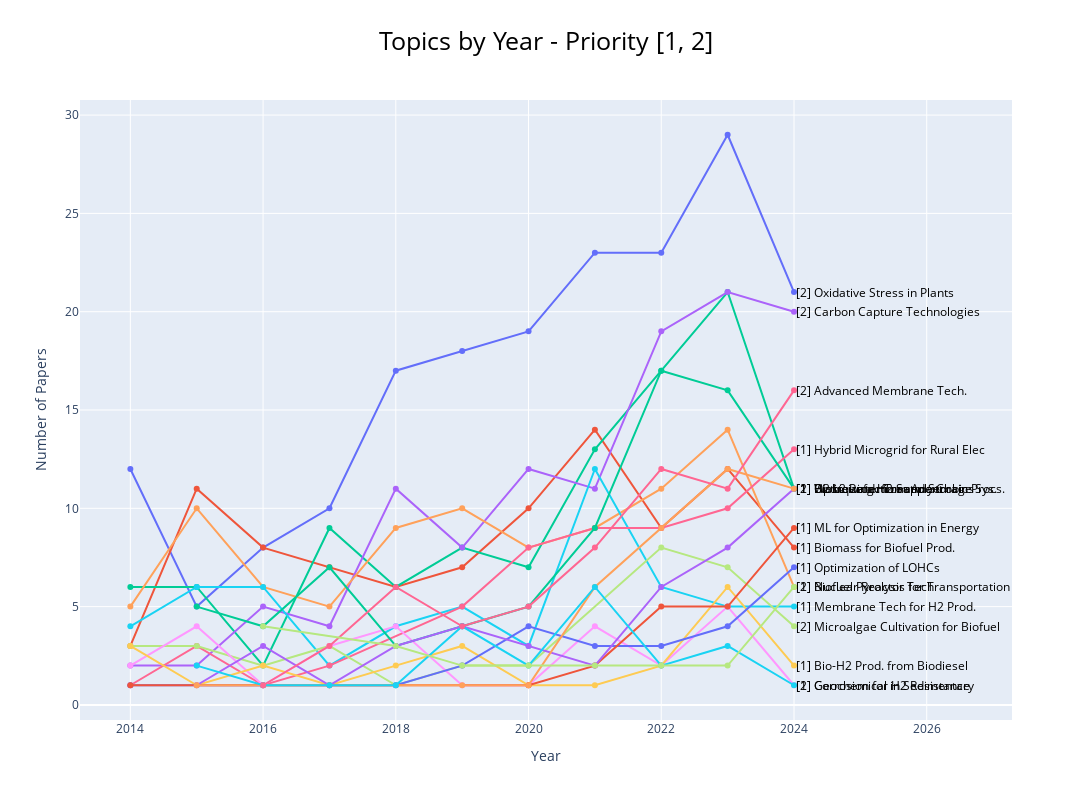

Here is the notebook cell this chart was saved with:
### Code cell
# Plot the topics by year
df_by_year = df_analyze.groupby(['year_x', 'topic']).size().reset_index(name='count')
df_by_year = df_by_year[df_by_year['topic'] != -1]
# Change name of columns
df_by_year.rename(columns={'year_x': 'year'}, inplace=True)

# Join GPT_topics with df_by_year
df_by_year = df_by_year.merge(GPT_topics[['Topic', 'topic_label', 'short_label', 'priority']], left_on='topic', right_on='Topic')
df_by_year = df_by_year[df_by_year['priority'] != '0']
df_by_year = df_by_year[df_by_year['year'] >= 2014]

# Create the line plot
fig = px.line(df_by_year, x='year', y='count', color='short_label', title='Topics by Year - Priority [1, 2]', markers=True)

# Get the last data points to place labels
for short_label in df_by_year['short_label'].unique():
    df_label = df_by_year[df_by_year['short_label'] == short_label]
    x_label = df_label['year'].max()  # Get the last year
    y_label = df_label[df_label['year'] == x_label]['count'].values[0]  # Get the corresponding count

    # Add annotation at the end of each line
    fig.add_annotation(
        x=x_label, y=y_label,
        text=short_label,
        showarrow=False,
        xanchor='left',
        font=dict(color='black', size=12)
    )

# Remove legend since we are adding labels directly on the plot
fig.update_layout(showlegend=False)
fig.update_xaxes(title_text='Year')

# Center the title and black
fig.update_layout(title_x=0.5, title_font=dict(size=25), title_font_color='black')
fig.update_yaxes(title_text='Number of Papers')
fig.update_layout(width=1200, height=800)

# Show the plot
fig.show()

### Figure 1 — Plotly figure (JSON) as saved in the notebook; plotly's stock layout.template omitted (floating-point values rounded to 4 significant figures)
{"data": [{"hovertemplate": "short_label=[2] Oxidative Stress in Plants<br>year=%{x}<br>count=%{y}<extra></extra>", "legendgroup": "[2] Oxidative Stress in Plants", "line": {"color": "#636efa", "dash": "solid"}, "marker": {"symbol": "circle"}, "mode": "lines+markers", "name": "[2] Oxidative Stress in Plants", "orientation": "v", "showlegend": true, "type": "scatter", "x": [2014, 2015, 2016, 2017, 2018, 2019, 2020, 2021, 2022, 2023, 2024], "xaxis": "x", "y": [12, 5, 8, 10, 17, 18, 19, 23, 23, 29, 21], "yaxis": "y"}, {"hovertemplate": "short_label=[1] Biomass for Biofuel Prod.<br>year=%{x}<br>count=%{y}<extra></extra>", "legendgroup": "[1] Biomass for Biofuel Prod.", "line": {"color": "#EF553B", "dash": "solid"}, "marker": {"symbol": "circle"}, "mode": "lines+markers", "name": "[1] Biomass for Biofuel Prod.", "orientation": "v", "showlegend": true, "type": "scatter", "x": [2014, 2015, 2016, 2017, 2018, 2019, 2020, 2021, 2022, 2023, 2024], "xaxis": "x", "y": [3, 11, 8, 7, 6, 7, 10, 14, 9, 12, 8], "yaxis": "y"}, {"hovertemplate": "short_label=[1] Bioh2 Prod. from Anaerobic Procs.<br>year=%{x}<br>count=%{y}<extra></extra>", "legendgroup": "[1] Bioh2 Prod. from Anaerobic Procs.", "line": {"color": "#00cc96", "dash": "solid"}, "marker": {"symbol": "circle"}, "mode": "lines+markers", "name": "[1] Bioh2 Prod. from Anaerobic Procs.", "orientation": "v", "showlegend": true, "type": "scatter", "x": [2014, 2015, 2016, 2017, 2018, 2019, 2020, 2021, 2022, 2023, 2024], "xaxis": "x", "y": [6, 6, 2, 9, 6, 8, 7, 13, 17, 21, 11], "yaxis": "y"}, {"hovertemplate": "short_label=[2] Carbon Capture Technologies<br>year=%{x}<br>count=%{y}<extra></extra>", "legendgroup": "[2] Carbon Capture Technologies", "line": {"color": "#ab63fa", "dash": "solid"}, "marker": {"symbol": "circle"}, "mode": "lines+markers", "name": "[2] Carbon Capture Technologies", "orientation": "v", "showlegend": true, "type": "scatter", "x": [2014, 2015, 2016, 2017, 2018, 2019, 2020, 2021, 2022, 2023, 2024], "xaxis": "x", "y": [2, 2, 5, 4, 11, 8, 12, 11, 19, 21, 20], "yaxis": "y"}, {"hovertemplate": "short_label=[1] Biofuel Pyrolysis for Transportation<br>year=%{x}<br>count=%{y}<extra></extra>", "legendgroup": "[1] Biofuel Pyrolysis for Transportation", "line": {"color": "#FFA15A", "dash": "solid"}, "marker": {"symbol": "circle"}, "mode": "lines+markers", "name": "[1] Biofuel Pyrolysis for Transportation", "orientation": "v", "showlegend": true, "type": "scatter", "x": [2014, 2015, 2016, 2017, 2018, 2019, 2020, 2021, 2022, 2023, 2024], "xaxis": "x", "y": [5, 10, 6, 5, 9, 10, 8, 9, 11, 14, 6], "yaxis": "y"}, {"hovertemplate": "short_label=[1] Membrane Tech for H2 Prod.<br>year=%{x}<br>count=%{y}<extra></extra>", "legendgroup": "[1] Membrane Tech for H2 Prod.", "line": {"color": "#19d3f3", "dash": "solid"}, "marker": {"symbol": "circle"}, "mode": "lines+markers", "name": "[1] Membrane Tech for H2 Prod.", "orientation": "v", "showlegend": true, "type": "scatter", "x": [2014, 2015, 2016, 2017, 2018, 2019, 2020, 2021, 2022, 2023, 2024], "xaxis": "x", "y": [4, 6, 6, 2, 4, 5, 3, 12, 6, 5, 5], "yaxis": "y"}, {"hovertemplate": "short_label=[1] Hybrid Microgrid for Rural Elec<br>year=%{x}<br>count=%{y}<extra></extra>", "legendgroup": "[1] Hybrid Microgrid for Rural Elec", "line": {"color": "#FF6692", "dash": "solid"}, "marker": {"symbol": "circle"}, "mode": "lines+markers", "name": "[1] Hybrid Microgrid for Rural Elec", "orientation": "v", "showlegend": true, "type": "scatter", "x": [2014, 2015, 2016, 2017, 2019, 2020, 2021, 2022, 2023, 2024], "xaxis": "x", "y": [1, 3, 1, 2, 5, 8, 9, 9, 10, 13], "yaxis": "y"}, {"hovertemplate": "short_label=[2] Microalgae Cultivation for Biofuel<br>year=%{x}<br>count=%{y}<extra></extra>", "legendgroup": "[2] Microalgae Cultivation for Biofuel", "line": {"color": "#B6E880", "dash": "solid"}, "marker": {"symbol": "circle"}, "mode": "lines+markers", "name": "[2] Microalgae Cultivation for Biofuel", "orientation": "v", "showlegend": true, "type": "scatter", "x": [2014, 2015, 2016, 2017, 2018, 2019, 2020, 2022, 2023, 2024], "xaxis": "x", "y": [3, 3, 2, 3, 1, 2, 2, 8, 7, 4], "yaxis": "y"}, {"hovertemplate": "short_label=[2] Geochemical in Sedimentary<br>year=%{x}<br>count=%{y}<extra></extra>", "legendgroup": "[2] Geochemical in Sedimentary", "line": {"color": "#FF97FF", "dash": "solid"}, "marker": {"symbol": "circle"}, "mode": "lines+markers", "name": "[2] Geochemical in Sedimentary", "orientation": "v", "showlegend": true, "type": "scatter", "x": [2014, 2015, 2016, 2017, 2018, 2019, 2020, 2021, 2022, 2023, 2024], "xaxis": "x", "y": [2, 4, 1, 3, 4, 1, 1, 4, 2, 5, 1], "yaxis": "y"}, {"hovertemplate": "short_label=[1] Bio-H2 Prod. from Biodiesel<br>year=%{x}<br>count=%{y}<extra></extra>", "legendgroup": "[1] Bio-H2 Prod. from Biodiesel", "line": {"color": "#FECB52", "dash": "solid"}, "marker": {"symbol": "circle"}, "mode": "lines+markers", "name": "[1] Bio-H2 Prod. from Biodiesel", "orientation": "v", "showlegend": true, "type": "scatter", "x": [2014, 2015, 2016, 2017, 2018, 2019, 2020, 2021, 2022, 2023, 2024], "xaxis": "x", "y": [3, 1, 2, 1, 2, 3, 1, 1, 2, 6, 2], "yaxis": "y"}, {"hovertemplate": "short_label=[1] Optimization of LOHCs<br>year=%{x}<br>count=%{y}<extra></extra>", "legendgroup": "[1] Optimization of LOHCs", "line": {"color": "#636efa", "dash": "solid"}, "marker": {"symbol": "circle"}, "mode": "lines+markers", "name": "[1] Optimization of LOHCs", "orientation": "v", "showlegend": true, "type": "scatter", "x": [2014, 2017, 2018, 2019, 2020, 2021, 2022, 2023, 2024], "xaxis": "x", "y": [1, 1, 1, 2, 4, 3, 3, 4, 7], "yaxis": "y"}, {"hovertemplate": "short_label=[1] ML for Optimization in Energy <br>year=%{x}<br>count=%{y}<extra></extra>", "legendgroup": "[1] ML for Optimization in Energy ", "line": {"color": "#EF553B", "dash": "solid"}, "marker": {"symbol": "circle"}, "mode": "lines+markers", "name": "[1] ML for Optimization in Energy ", "orientation": "v", "showlegend": true, "type": "scatter", "x": [2014, 2016, 2020, 2021, 2022, 2023, 2024], "xaxis": "x", "y": [1, 1, 1, 2, 5, 5, 9], "yaxis": "y"}, {"hovertemplate": "short_label=[2] Wastewater Treatment<br>year=%{x}<br>count=%{y}<extra></extra>", "legendgroup": "[2] Wastewater Treatment", "line": {"color": "#00cc96", "dash": "solid"}, "marker": {"symbol": "circle"}, "mode": "lines+markers", "name": "[2] Wastewater Treatment", "orientation": "v", "showlegend": true, "type": "scatter", "x": [2015, 2016, 2017, 2018, 2019, 2020, 2021, 2022, 2023, 2024], "xaxis": "x", "y": [5, 4, 7, 3, 4, 5, 9, 17, 16, 11], "yaxis": "y"}, {"hovertemplate": "short_label=[1] Optimizing H2 Supply Chains<br>year=%{x}<br>count=%{y}<extra></extra>", "legendgroup": "[1] Optimizing H2 Supply Chains", "line": {"color": "#ab63fa", "dash": "solid"}, "marker": {"symbol": "circle"}, "mode": "lines+markers", "name": "[1] Optimizing H2 Supply Chains", "orientation": "v", "showlegend": true, "type": "scatter", "x": [2015, 2016, 2017, 2018, 2019, 2020, 2021, 2022, 2023, 2024], "xaxis": "x", "y": [1, 3, 1, 3, 4, 3, 2, 6, 8, 11], "yaxis": "y"}, {"hovertemplate": "short_label=[1] H2 Liquefaction and Storage Sys.<br>year=%{x}<br>count=%{y}<extra></extra>", "legendgroup": "[1] H2 Liquefaction and Storage Sys.", "line": {"color": "#FFA15A", "dash": "solid"}, "marker": {"symbol": "circle"}, "mode": "lines+markers", "name": "[1] H2 Liquefaction and Storage Sys.", "orientation": "v", "showlegend": true, "type": "scatter", "x": [2015, 2017, 2019, 2020, 2021, 2022, 2023, 2024], "xaxis": "x", "y": [1, 1, 1, 1, 6, 9, 12, 11], "yaxis": "y"}, {"hovertemplate": "short_label=[1] Corrosion for H2 Resistance<br>year=%{x}<br>count=%{y}<extra></extra>", "legendgroup": "[1] Corrosion for H2 Resistance", "line": {"color": "#19d3f3", "dash": "solid"}, "marker": {"symbol": "circle"}, "mode": "lines+markers", "name": "[1] Corrosion for H2 Resistance", "orientation": "v", "showlegend": true, "type": "scatter", "x": [2015, 2016, 2017, 2018, 2019, 2020, 2021, 2022, 2023, 2024], "xaxis": "x", "y": [2, 1, 1, 1, 4, 2, 6, 2, 3, 1], "yaxis": "y"}, {"hovertemplate": "short_label=[2] Advanced Membrane Tech.<br>year=%{x}<br>count=%{y}<extra></extra>", "legendgroup": "[2] Advanced Membrane Tech.", "line": {"color": "#FF6692", "dash": "solid"}, "marker": {"symbol": "circle"}, "mode": "lines+markers", "name": "[2] Advanced Membrane Tech.", "orientation": "v", "showlegend": true, "type": "scatter", "x": [2016, 2017, 2018, 2019, 2020, 2021, 2022, 2023, 2024], "xaxis": "x", "y": [1, 3, 6, 4, 5, 8, 12, 11, 16], "yaxis": "y"}, {"hovertemplate": "short_label=[2] Nuclear Reactor Tech<br>year=%{x}<br>count=%{y}<extra></extra>", "legendgroup": "[2] Nuclear Reactor Tech", "line": {"color": "#B6E880", "dash": "solid"}, "marker": {"symbol": "circle"}, "mode": "lines+markers", "name": "[2] Nuclear Reactor Tech", "orientation": "v", "showlegend": true, "type": "scatter", "x": [2016, 2018, 2019, 2020, 2021, 2022, 2023, 2024], "xaxis": "x", "y": [4, 3, 2, 2, 2, 2, 2, 6], "yaxis": "y"}], "layout": {"annotations": [{"font": {"color": "black", "size": 12}, "showarrow": false, "text": "[2] Oxidative Stress in Plants", "x": 2024, "xanchor": "left", "y": 21}, {"font": {"color": "black", "size": 12}, "showarrow": false, "text": "[1] Biomass for Biofuel Prod.", "x": 2024, "xanchor": "left", "y": 8}, {"font": {"color": "black", "size": 12}, "showarrow": false, "text": "[1] Bioh2 Prod. from Anaerobic Procs.", "x": 2024, "xanchor": "left", "y": 11}, {"font": {"color": "black", "size": 12}, "showarrow": false, "text": "[2] Carbon Capture Technologies", "x": 2024, "xanchor": "left", "y": 20}, {"font": {"color": "black", "size": 12}, "showarrow": false, "text": "[1] Biofuel Pyrolysis for Transportation", "x": 2024, "xanchor": "left", "y": 6}, {"font": {"color": "black", "size": 12}, "showarrow": false, "text": "[1] Membrane Tech for H2 Prod.", "x": 2024, "xanchor": "left", "y": 5}, {"font": {"color": "black", "size": 12}, "showarrow": false, "text": "[1] Hybrid Microgrid for Rural Elec", "x": 2024, "xanchor": "left", "y": 13}, {"font": {"color": "black", "size": 12}, "showarrow": false, "text": "[2] Microalgae Cultivation for Biofuel", "x": 2024, "xanchor": "left", "y": 4}, {"font": {"color": "black", "size": 12}, "showarrow": false, "text": "[2] Geochemical in Sedimentary", "x": 2024, "xanchor": "left", "y": 1}, {"font": {"color": "black", "size": 12}, "showarrow": false, "text": "[1] Bio-H2 Prod. from Biodiesel", "x": 2024, "xanchor": "left", "y": 2}, {"font": {"color": "black", "size": 12}, "showarrow": false, "text": "[1] Optimization of LOHCs", "x": 2024, "xanchor": "left", "y": 7}, {"font": {"color": "black", "size": 12}, "showarrow": false, "text": "[1] ML for Optimization in Energy ", "x": 2024, "xanchor": "left", "y": 9}, {"font": {"color": "black", "size": 12}, "showarrow": false, "text": "[2] Wastewater Treatment", "x": 2024, "xanchor": "left", "y": 11}, {"font": {"color": "black", "size": 12}, "showarrow": false, "text": "[1] Optimizing H2 Supply Chains", "x": 2024, "xanchor": "left", "y": 11}, {"font": {"color": "black", "size": 12}, "showarrow": false, "text": "[1] H2 Liquefaction and Storage Sys.", "x": 2024, "xanchor": "left", "y": 11}, {"font": {"color": "black", "size": 12}, "showarrow": false, "text": "[1] Corrosion for H2 Resistance", "x": 2024, "xanchor": "left", "y": 1}, {"font": {"color": "black", "size": 12}, "showarrow": false, "text": "[2] Advanced Membrane Tech.", "x": 2024, "xanchor": "left", "y": 16}, {"font": {"color": "black", "size": 12}, "showarrow": false, "text": "[2] Nuclear Reactor Tech", "x": 2024, "xanchor": "left", "y": 6}], "height": 800, "legend": {"title": {"text": "short_label"}, "tracegroupgap": 0}, "showlegend": false, "title": {"font": {"color": "black", "size": 25}, "text": "Topics by Year - Priority [1, 2]", "x": 0.5}, "width": 1200, "xaxis": {"anchor": "y", "domain": [0, 1], "title": {"text": "Year"}}, "yaxis": {"anchor": "x", "domain": [0, 1], "title": {"text": "Number of Papers"}}}}
